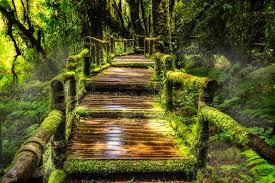
#> input picture Python_Projects-Practice/All_Image/test_cv.jpeg, 275 x 183 px, found by its file name
$ jupyter execute test_open-cv_prog.ipynb   (shell and % lines are left out)
#> lines starting #> are read from the running program, lines starting #| are printed output that depends on the picture
[cell 1]
import cv2
import numpy as np
import matplotlib.pyplot as plt
from IPython.display import Image

[cell 2]
from IPython.display import display
from PIL import Image

image_path = r'All_Image\test_cv.jpeg'  # Ensure the correct relative or absolute path
img = Image.open(image_path)
#> img is the input picture: PIL image 275x183 RGB; mean R, G, B 87.5, 88.6, 37.9
display(img)

[cell 3]
c= cv2.imread(image_path)

[cell 4]
plt.imshow(c)
#> (this line was passed over: IPython is not available in this run)

[cell 5]
import cv2
import matplotlib.pyplot as plt

# Read the image in color mode
image_path = r'All_Image\test_cv.jpeg'
img_retest = cv2.imread(image_path, cv2.IMREAD_COLOR)

# Check if image is loaded
if img_retest is None:
    print("Error: Image not found.")
else:
    # Split the channels
    b, g, r = cv2.split(img_retest)
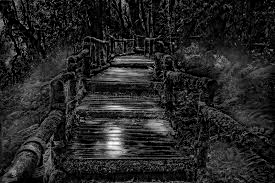
#> b: shape (183, 275); min 0, max 255, mean 37.9
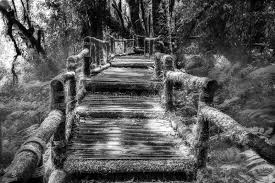
#> g: shape (183, 275); min 0, max 255, mean 88.6
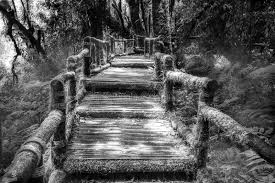
#> r: shape (183, 275); min 0, max 255, mean 87.5

    # Set up figure size
    plt.figure(figsize=[20, 5])
#> (this line was passed over: IPython is not available in this run)

    # Correcting subplot function usage
    plt.subplot(141); plt.imshow(r, cmap='Reds'); plt.title("Red Channel")
#> (this line was passed over: IPython is not available in this run)
#> (this line was passed over: IPython is not available in this run)
#> (this line was passed over: IPython is not available in this run)
    plt.subplot(142); plt.imshow(g, cmap='Greens'); plt.title("Green Channel")
#> (this line was passed over: IPython is not available in this run)
#> (this line was passed over: IPython is not available in this run)
    plt.subplot(143); plt.imshow(b, cmap='Blues'); plt.title("Blue Channel")

    # Merge back the channels
    imgMerge = cv2.merge((b, g, r))

    # Display the merged image
    plt.subplot(144)
    plt.imshow(imgMerge[:, :, ::-1])  # Convert BGR to RGB for correct display
    plt.title("Merged Image")

    # Show the plots
    plt.show()
